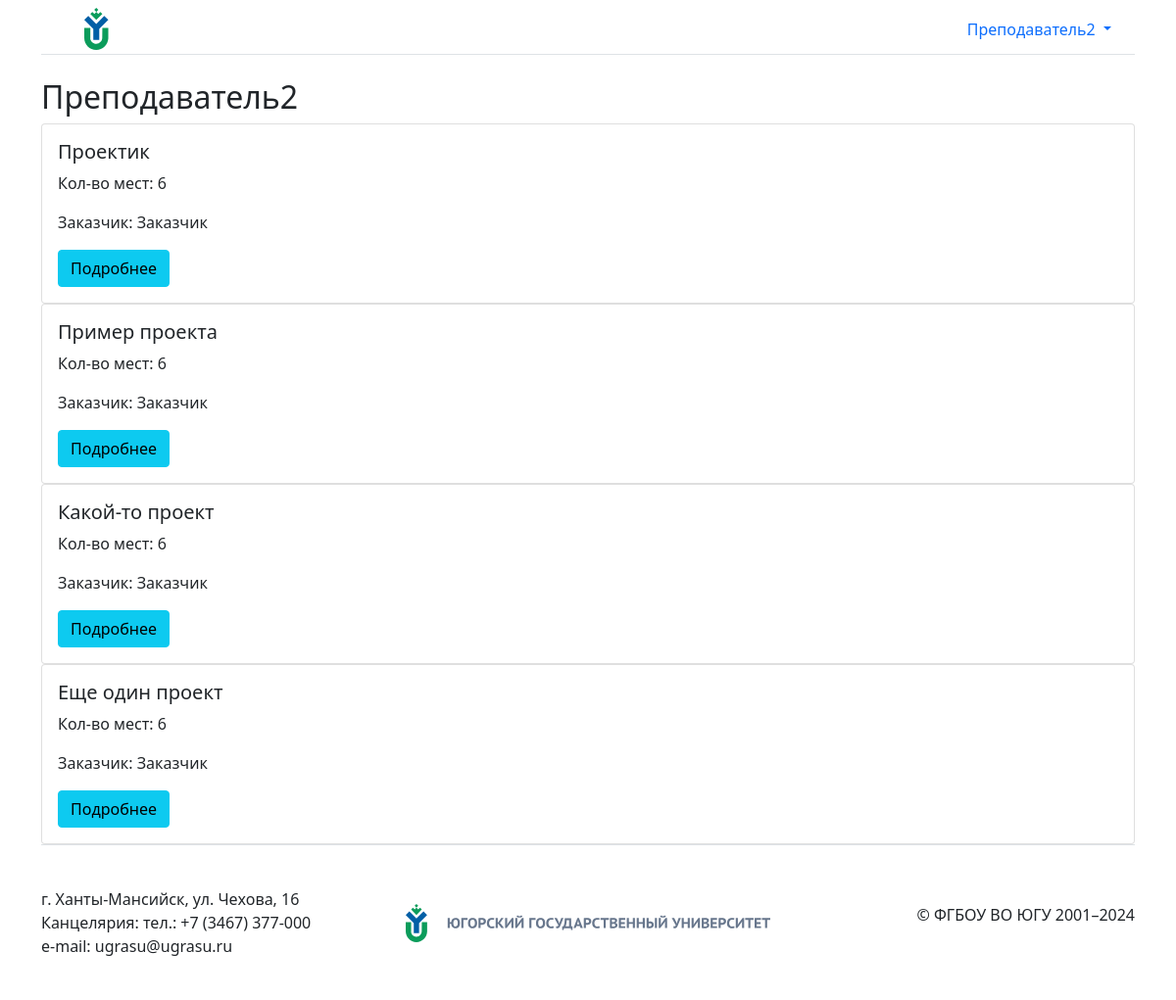
The page /account/profileLecturer/ (signed in) on the database as committed earlier.
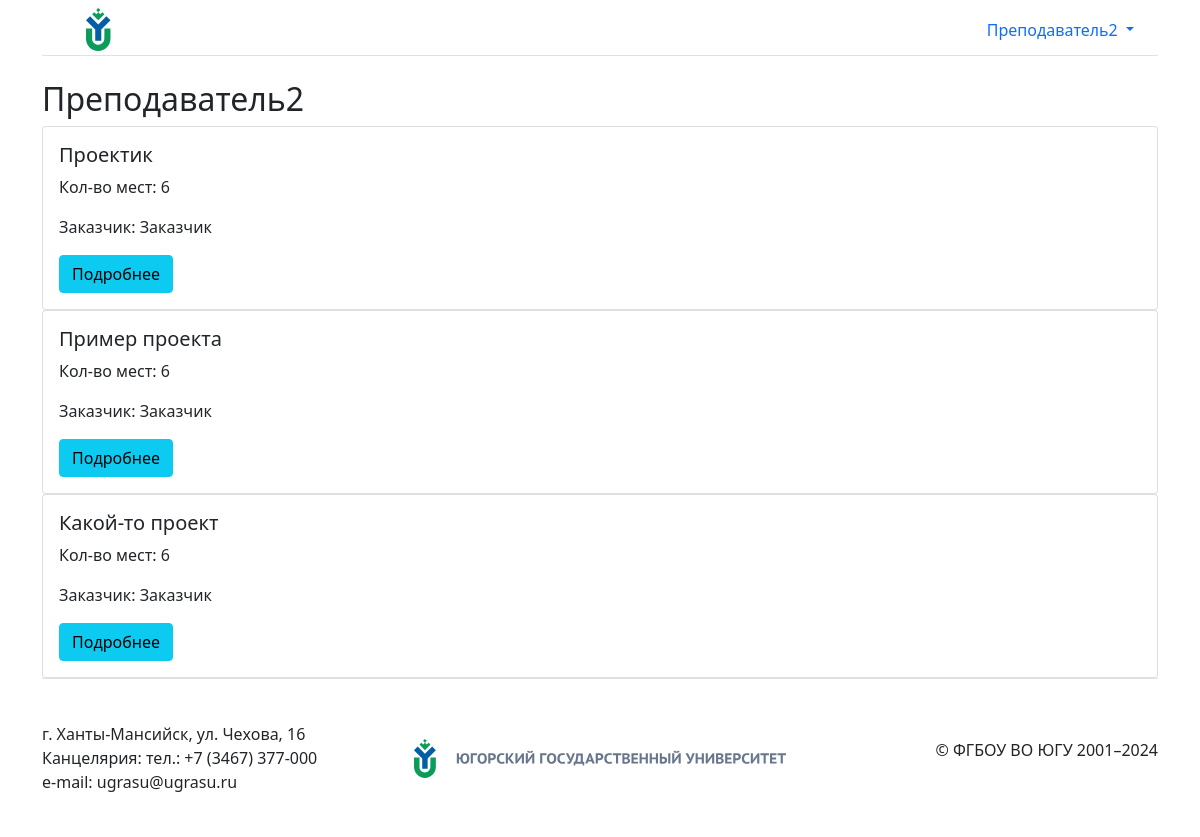
The same page on the database as committed later.
### showcase_projects/models.py (models this page shows, shortened)
class Project(models.Model):
    class Meta:
        permissions = [
            ("change_status_project", "Can change status project"),
        ]
    CUSTOMER_TYPE = [
        ('external' ,'Внешний'),
        ('interior' ,'Внутренний'),
    ]
    order = models.OneToOneField(Order, on_delete=models.CASCADE, default=None, null=True, blank=True,)
    place = models.IntegerField(default=6)
    lecturer = models.ForeignKey(Lecturer, on_delete=models.CASCADE, default=None, null=True, blank=True, related_name='lecturer')
    customer_type = models.CharField(max_length=20, choices=CUSTOMER_TYPE, default='processing')

class ModelWithStatus(models.Model):
    class Meta:
        abstract = True
    STATUS_CHOICES = [
        ('accepted', 'Принят'),
        ('processing', 'В обработке'),
        ('rejected', 'Отклонен'),
    ]
    status = models.CharField(max_length=20, choices=STATUS_CHOICES, default='processing')

class Order(ModelWithStatus):
    title = models.CharField(max_length=100)
    customer = models.ForeignKey(Customer, on_delete=models.CASCADE, related_name='customer')
    directionIdentity = models.ManyToManyField(DirectionIdentity)
    spheres = models.ManyToManyField(Spheres)
    types = models.ManyToManyField(Types)

### registration/models.py (models this page shows, shortened)
class Profile(models.Model):
    user = models.OneToOneField(
        User, on_delete=models.CASCADE,
    )
    class Meta:
        abstract = True

class Customer(Profile):
    pass

### registration/views.py (the view, shortened to what this page needs)
# urls.py: path('profileLecturer/', registration_views.LecturerProfile.as_view(), name='profileLecturer'),
class LecturerProfile(View, LoginRequiredMixin):
    def get(self, request, *args, **kwargs):
        user = get_object_or_404(Lecturer, user__username=self.request.user.username)
        projects = Project.objects.filter(lecturer=user)
        letters = MotivationLetters.objects.filter(project__in=projects, status='processing')
        context = {'projects' : projects, 'letters': letters}
        return render(request, 'registration/profileLecturer.html', context)

### registration/templates/registration/profileLecturer.html (shortened to what this page needs)
{% extends "showcase_projects/base.html" %}
{% block content %}
<h2 class="account-heading">{{ user.username }}</h2>
{% if projects %}
    {% for project in projects %}
        {% include "showcase_projects/project_card.html" %}
    {% endfor %}
{% endif %}
{% endblock content %}

### showcase_projects/templates/showcase_projects/project_card.html
<div class="col">
    <div class="card h-100">
        <div class="card-body">
            <h5 class="card-title">{{ project.order.title }}</h5>
            <p class="card-text">Кол-во мест: {{ project.place }}</p>
            <p class="card-text">Заказчик: {{ project.order.customer.user.username }}</p>
            <a href="{% url 'project-detail' project.id %}" class="btn btn-info">Подробнее</a>
        </div>
    </div>
</div>

Rows that differ between the two databases and show on the page:
removed Project: order "Еще один проект", place "6", order.customer.user.username "Заказчик"
